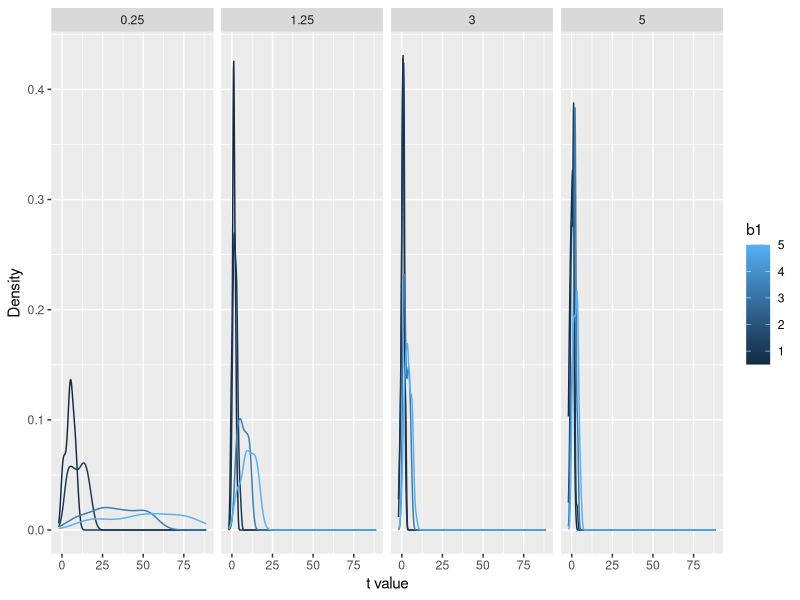
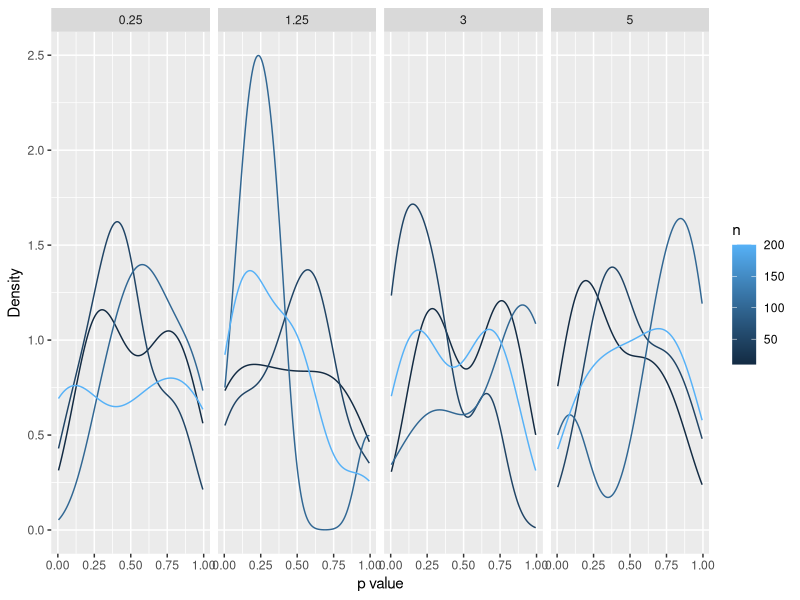
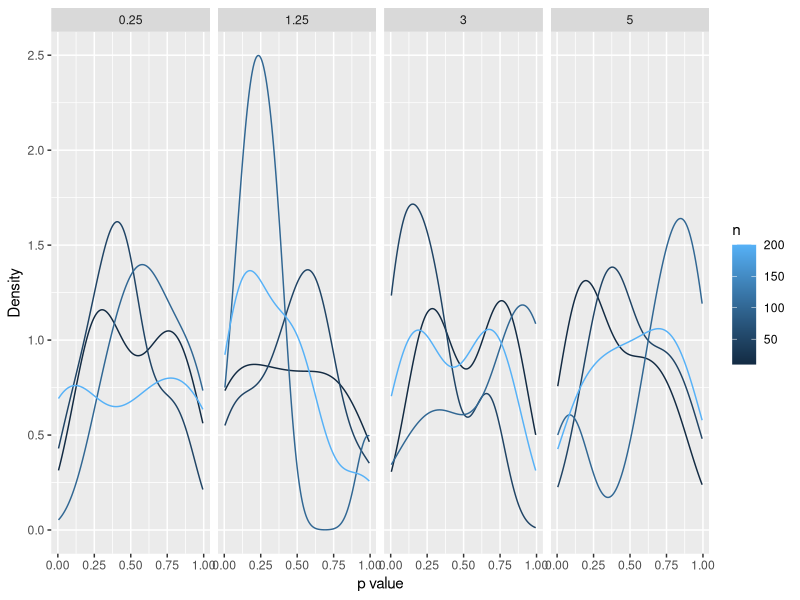

These figures' R source, in order:
#Assignment 2
#Tyler

library(tidyverse)

#Develop a function (based on the above) that will generate, for a range of each of ‘magnitude of B1’, ‘sample size’ and ‘error’, a measure of the quality of the parameter estimate. (Hint, that measure of quality is the t-value – the estimate scaled by the standard error of the estimate).

gen.mod <- function(n = 100, b0 = 2, b1 = 3, sd.err = 1) {
  predictor <- runif(n) - 0.5
  response <- b0 + b1 * predictor + rnorm(n, mean = 0, sd = sd.err)
  return(data.frame(response = response, predictor = predictor))}

n.time <- 1:10
n <- c(10, 50, 100, 200)
b1 <- c(0.5, 1, 3.3, 5)
sd.err <- c(0.25, 1.25, 3, 5)

first.df <- expand.grid(n.time = n.time, n = n, b1 = b1, sd.err = sd.err)
View(first.df)

# Use that function to produce a data frame, with various combinations of each of the three variables as ‘factors’ and the quality of the estimate as the response.

for (i in 1:length(first.df$n.time)) {
  temp.df <- gen.mod(n = first.df$n[i], b0 = 2, b1 = first.df$b1[i], sd.err = first.df$sd.err[i])
  temp.lm <- lm(response ~ predictor, data = temp.df)
  first.df$tval[i] <- summary(temp.lm)$coefficients["predictor", "t value"]}

#Show the results visually.

ggplot(data = first.df, aes(tval, group = b1, color = b1)) + 
  geom_density() + 
  xlab("t value") + 
  ylab("Density") + 
  facet_grid(~sd.err)

# Do the same thing as above, but use a single parameter estimate of B1 = 0 (e.g. no effect). (Set B0 = 0). Use a sample size of 100. Instead of using the ‘t’ value as your ‘quality’ estimate, have the function output the ‘p-value’.

gen.mod2 <- function(n = 100, b0 = 0, b1 = 0, sd.err = 1) {
  predictor <- runif(n) - 0.5
  response <- b0 + b1 * predictor + rnorm(n, mean = 0, sd = sd.err)
  return(data.frame(response = response, predictor = predictor))}

n.time <- 1:10
n <- c(10, 50, 100, 200)
b1 <- c(0)
sd.err <- c(0.25, 1.25, 3, 5)

second.df <- expand.grid(n.time = n.time, n = n, b1 = b1, sd.err = sd.err)
View(second.df)

for (i in 1:length(second.df$n.time)) {
  temp.df2 <- gen.mod2(n = second.df$n[i], b0 = 0, b1 = second.df$b1[i], sd.err = second.df$sd.err[i])
  temp.lm2 <- lm(response ~ predictor, data = temp.df2)
  second.df$pval[i] <- summary(temp.lm2)$coefficients["predictor", "Pr(>|t|)"]}

#For a given sample size and error, what does the distribution of p-values look like?
  
ggplot(data = second.df, aes(pval, group = n, color = n)) + 
  geom_density() + 
  facet_grid(~sd.err) + 
  xlab("p value") + 
  ylab("Density")

#What proportion of p-values are <= 0.05?

pvalues <- which(second.df$p.val <= 0.05)
tabulate(pvalues)

sum(tabulate(pvalues))

proportion <- (sum(tabulate(pvalues))/120) * 100
print(proportion)

#How does that change when the amount of error changes?

ggplot(data = second.df, aes(pval, group = n, color = n)) +
  geom_density() + 
  facet_grid(~sd.err) +
  xlab("p value") + 
  ylab("Density")
